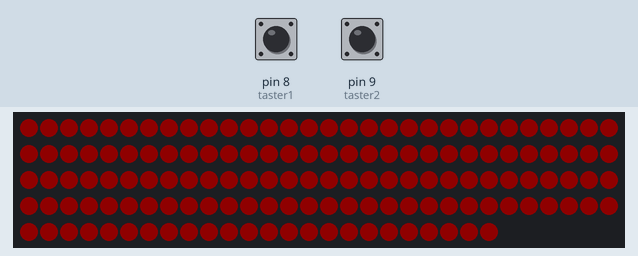
Bench run of a sketch on a simulated Arduino Uno, built for the host (arithmetic inside an expression is 32-bit, double 64-bit). On the bench: 144 RGB LEDs in strip order, left to right, continuing on the next row. Inputs (shaded band) come from the test bench; at power-on: pin 9 (taster2) LOW, pin 8 (taster1) LOW. Dim RGB values are drawn brighter than linear; random numbers use the default seed unless the sketch sets one.

Above: at 1.2 s.
1.3 s: pin 9 (taster2) pulled HIGH for 0.15 s
2.0 s: pin 8 (taster1) pulled HIGH for 3.2 s
5.8 s: pin 8 (taster1) pulled HIGH for 0.15 s
6.5 s: pin 9 (taster2) pulled HIGH for 3.2 s
At 7.9 s:
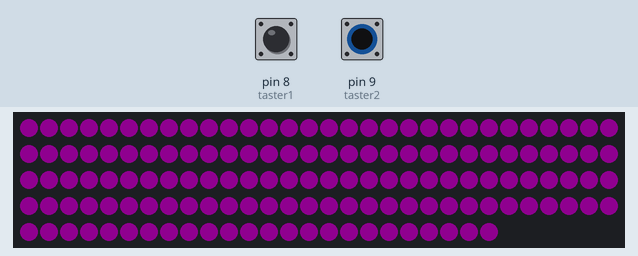
At 9.1 s:
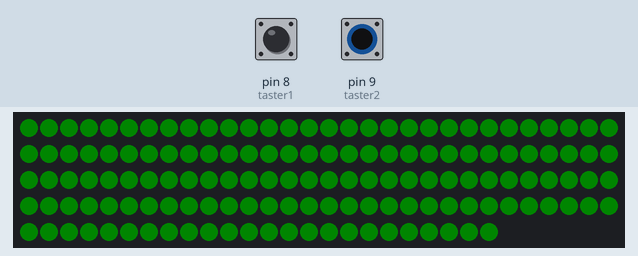

Measured:
- what the display in image 1 shows lasts 0.5 s, from 7.6 s to 8.1 s

The sketch:

LedBuzzerSpiel.ino
```cpp
/* je nach taster saut ein Pünktle nach links oder nach rechts. */

/* mit Fast-GPIO-bibliothek, weil pololus APA102 auch im fast-modus wegen
    des bit-bangings noch etwas zu langsam ist

    supported led: Adafruit's DotStars - AKA the APA102
    supported platform: Arduino & compatibles - straight up arduino devices, uno, duo, leonardo, mega, nano, etc...
    Arduino ATMega328P based board (von: https://github.com/FastLED/FastLED/wiki/SPI-Hardware-or-Bit-banging)
        Hardware SPI - data (grün) 11, clock (gelb) 13
     Arduino ATMega1280/2560 based boards:
        Hardware SPI - data 51, clock 53

*/

#include <FastLED.h>
// Data pin that led data will be written out over
//      Hardware SPI - data (grün) 11, clock (gelb) 13
//      --> braucht nicht angegeben zu werden, da dies die HW vorgibt

#define NUM_LEDS 144
CRGB leds[NUM_LEDS];

const int LIMIT_LINKS = 50;   // led number where playing area starts
const int LIMIT_RECHTS = 100;
const int BORDER_LEFT = 30;
const int BORDER_RIGHT = 120;
int tasterBreite = 5;         // length of landing position

const uint8_t taster1 = 8;    // input pin of left key, normally low, high if pressed
const uint8_t taster2 = 9;    // input pin of right key, normally low, high if pressed
int pos = (LIMIT_LINKS + LIMIT_RECHTS) / 2; // current position of dot
int del = 40;         // delay between loops = frame rate
int dir = 1;          // direction: 1 = right, -1 = left
int loslassen1 = 0;   // key still pressed?
int loslassen2 = 0;
int pointsLeft = 0;   // points of left user
int pointsRight = 0;
int fast = del;       // how fast dot is moving

void setup()
{
  FastLED.addLeds<APA102, BGR>(leds, NUM_LEDS); // leds sind nicht als RGB sondern als BGR angeordnet!
  memset8(leds, 0, NUM_LEDS * sizeof(CRGB));
  FastLED.setBrightness(15);
  drawField();
}


void loop()
{
  // delete previous cursor:
  if (pos <= LIMIT_LINKS + tasterBreite)
    leds[pos] = CRGB::Green;
  else if (pos >= LIMIT_RECHTS - tasterBreite)
    leds[pos] = CRGB::Magenta;
  else
    leds[pos] = CRGB::Black;

  // move to next position and mark it:
  pos = pos + dir;
  leds[pos] = CRGB::White;

  delay(fast);

  // beyond limits? user lost!
  if (pos < LIMIT_LINKS) {
    pointsRight++;
    redScreen();
  }
  if (pos > LIMIT_RECHTS) {
    pointsLeft++;
    redScreen();
  }

  // push button 1 was pressed:
  if ((digitalRead(taster1) == HIGH) && (loslassen1 == 0) && (dir == -1)) {
    // if it is within the allowed limits: change direction of movement and increase speed:
    if (pos >= LIMIT_LINKS && pos <= LIMIT_LINKS + tasterBreite) {
      dir = -dir;
      loslassen1 = 1;
      fast--;
    }
    else {
      // user pressed outside limits --> user lost
      pointsRight++;
      redScreen();
    }
  }
  if (digitalRead(taster1) == LOW) {
    loslassen1 = 0;
  }

  // push button 2 was pressed:
  if ((digitalRead(taster2) == HIGH) && (loslassen2 == 0) && (dir == 1)) {
    // if it is within the allowed limits: change direction of movement and increase speed:
    if (pos <= LIMIT_RECHTS && pos >= LIMIT_RECHTS - tasterBreite) {
      dir = -dir;
      loslassen2 = 1;
      fast--;
    }
    else {
      // user pressed outside limits --> user lost
      pointsLeft++;
      redScreen();
    }
  }
  if (digitalRead(taster2) == LOW) {
    loslassen2 = 0;
  }

  FastLED.show(); // show everything
}


void drawField() {
  // draw green/magenta 'landing area' on left and right border:
  for (int i = LIMIT_LINKS; i <= LIMIT_LINKS + tasterBreite; i++) {
    leds[i] = CRGB::Green;
    for (int i = 0; i < pointsRight; i++) {
      leds[BORDER_RIGHT - i] = CRGB::Blue;
    }
  }
  for (int i = LIMIT_RECHTS - tasterBreite; i <= LIMIT_RECHTS; i++) {
    leds[i] = CRGB::Magenta;

    for (int i = 0; i < pointsLeft; i++) {
      leds[BORDER_LEFT + i] = CRGB::Blue;
    }
  }

  // if someone reached 5 points --> display winner!
  if (pointsLeft == 5) {
    for (int i = 0; i <= NUM_LEDS; i++) {
      leds[i] = CRGB::Green;
      FastLED.show();
    }
    delay(500);
    pointsLeft = 0;
    redScreen();
  }
  if (pointsRight == 5) {
    for (int i = 0; i <= NUM_LEDS; i++) {
      leds[i] = CRGB::Magenta;
      FastLED.show();
    }
    delay(500);
    pointsRight = 0;
    redScreen();
  }
  FastLED.show();
}

// flash red and initialize from beginning
void redScreen() {
  for (int i = 0; i <= NUM_LEDS; i++) {
    leds[i] = CRGB::Red;
  }
  FastLED.show();
  delay(300);

  for (int i = 0; i <= NUM_LEDS; i++) {
    leds[i] = CRGB::Black;
  }
  drawField();
  pos = (LIMIT_LINKS + LIMIT_RECHTS) / 2;
  if ((rand() % 2) == 1)    // assign random direction
    dir = 1;
  else
    dir = -1;
  fast = del;
}
```
